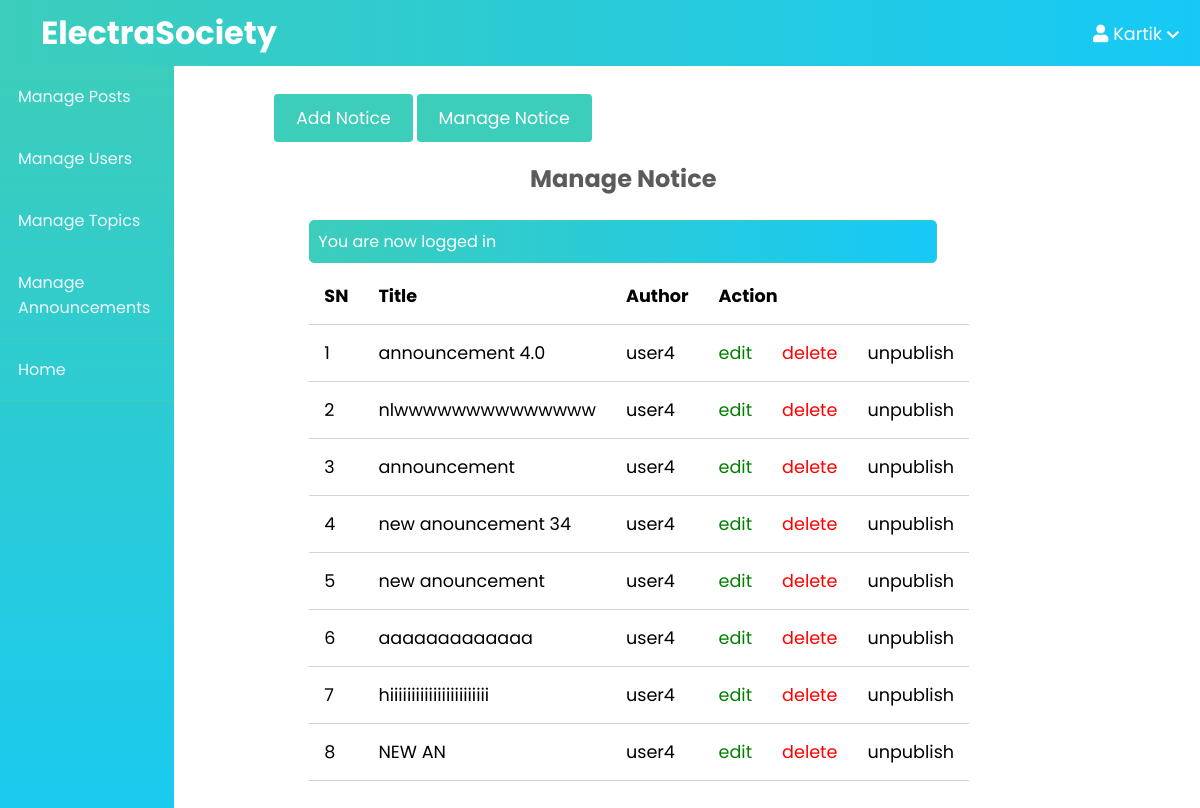
Page /admin/Announcement/index.php (signed in) on the committed database.
### tables this page shows
CREATE TABLE `announcements` (
  `id` int(11) NOT NULL,
  `user_id` int(11) NOT NULL,
  `topic_id` int(11) DEFAULT NULL,
  `title` varchar(255) NOT NULL,
  `body` text NOT NULL,
  `published` tinyint(4) NOT NULL,
  `created_at` datetime NOT NULL DEFAULT current_timestamp()
);

CREATE TABLE `users` (
  `id` int(11) NOT NULL,
  `admin` tinyint(4) NOT NULL,
  `username` varchar(255) NOT NULL,
  `email` varchar(255) NOT NULL,
  `password` varchar(255) NOT NULL,
  `created_at` timestamp NOT NULL DEFAULT current_timestamp()
);

### app/database/db.php (called while the page is built, shortened)
<?php
require('connect.php');
function get_post_with_username_announce()
{
    global $conn;
    $sql = "SELECT p.*, u.username FROM announcements AS p JOIN users AS u ON p.user_id=u.id  ORDER BY p.created_at DESC";
    $stmt = $conn->prepare($sql);
    $stmt->execute();
    $records = $stmt->get_result()->fetch_all(MYSQLI_ASSOC);
    return $records;
}

### app/controllers/announcement.php (called while the page is built, shortened)
<?php
include(ROOT_PATH . "/app/database/db.php");
$announcements = get_post_with_username_announce();

### admin/Announcement/index.php (the view, shortened to what this page needs)
<?php include(ROOT_PATH . "/app/controllers/announcement.php");
?>
<!DOCTYPE html>
<html lang="en">
    <head>
        <link rel="stylesheet"
            href="https://use.fontawesome.com/releases/v5.7.2/css/all.css"
>
        <link rel="stylesheet" href="../../assets/css/style.css">
        <link rel="stylesheet" href="../../assets/css/admin.css">
    </head>
    <body>
    <?php include(ROOT_PATH . "/app/includes/adminHeader.php"); ?>
        <div class="admin-wrapper">
        <?php include(ROOT_PATH . "/app/includes/adminSidebar.php"); ?>
            <div class="admin-content">
                <div class="button-group">
                    <a href="create.php" class="btn btn-big">Add Notice</a>
                    <a href="index.php" class="btn btn-big">Manage Notice</a>
                </div>
                <div class="content">
                    <h2 class="page-title">Manage Notice</h2>
                    <?php include(ROOT_PATH . "/app/includes/messages.php"); ?>
                    <table>
                        <thead>
                            <th>SN</th>
                            <th>Title</th>
                            <th>Author</th>
                            <th colspan="3">Action</th>
                        </thead>
                        <tbody>
                            <?php foreach ($announcements as $key => $post): ?>
                                <tr>
                                    <td><?php echo $key + 1; ?></td>
                                    <td><?php echo $post['title'] ?></td>
                                    <td><?php echo $post['username']; ?></td>
                                    <td><a href="edit.php?id=<?php echo $post['id']; ?>" class="edit">edit</a></td>
                                    <td><a href="edit.php?delete_id=<?php echo $post['id']; ?>" class="delete">delete</a></td>
                                    <?php if ($post['published']): ?>
                                        <td><a href="edit.php?published=0&p_id=<?php echo $post['id'] ?>" class="unpublish">unpublish</a></td>
                                    <?php else: ?>
                                        <td><a href="edit.php?published=1&p_id=<?php echo $post['id'] ?>" class="publish">publish</a></td>
                                    <?php endif; ?>
                                </tr>
                            <?php endforeach; ?>
                        </tbody>
                    </table>
                </div>
            </div>
        </div>
    </body>
</html>

### assets/css/style.css (style rules this page uses)
* { box-sizing: border-box; }
html, body { height: 100%; padding: 0px; margin: 0px; font-family: 'Poppins', sans-serif; }
h1, h2, h3, h4, h5, h6 { font-family: 'Poppins', sans-serif; color: #5c5b5b; margin: 5px; }
a { text-decoration: none; color: inherit; }
.btn { padding: 0.5rem 1rem; background: #3ccdbb; color: white; border: 1px solid transparent; border-radius: 0.25rem; font-size: 1.08em; font-family: 'Poppins', sans-serif; }
.btn-big { padding: 0.7rem 1.3rem; line-height: 1.3rem; }
.content { width: 90%; margin: 30px auto 30px; }

### assets/css/admin.css (style rules this page uses)
.admin-wrapper { display: flex; height: calc(100% - 66px); }
.admin-wrapper .admin-content { flex: 8; height: 100%; padding: 40px 100px 100px; overflow-y: scroll; }
.admin-content .page-title { text-align: center; margin-bottom: 1.5rem; }
table { width: 100%; border-collapse: collapse; font-size: 1.1rem; }
th, td { padding: 15px; text-align: left; border-bottom: 1px solid #d3d3d3; }
.edit { color: green; }
.delete { color: red; }

### rows in the picture
announcements: title "announcement 4.0", user.username "user4"
announcements: title "nlwwwwwwwwwwwwww", user.username "user4"
announcements: title "announcement", user.username "user4"
announcements: title "new anouncement 34", user.username "user4"
announcements: title "new anouncement", user.username "user4"
announcements: title "aaaaaaaaaaaaa", user.username "user4"
announcements: title "hiiiiiiiiiiiiiiiiiiiiiii", user.username "user4"
announcements: title "NEW AN", user.username "user4"

### other values in the picture
$_SESSION['username'] "Kartik"
$_SESSION['message'] "You are now logged in"
